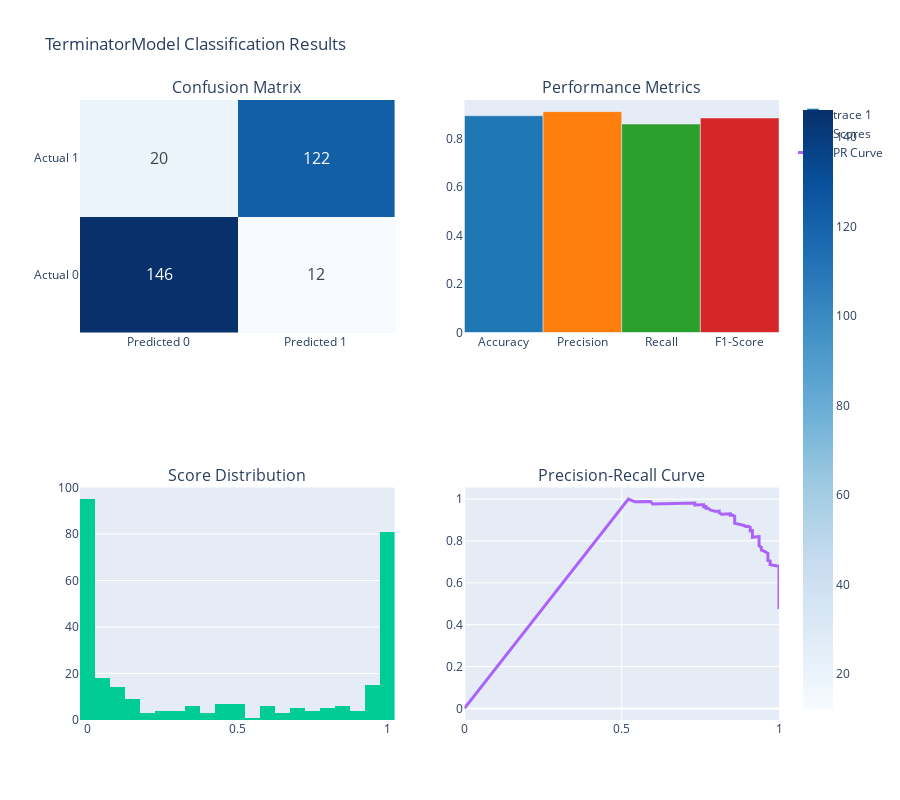

The notebook cell this image was saved under:
### Code cell
# Classification visualizations
print("📊 Creating classification visualizations...")

fig_cls = KerasFactoryPlotter.create_comprehensive_plot(
    'classification',
    y_true=y_test_cls,
    y_pred=y_pred_cls,
    y_scores=y_pred_proba_cls,
    title="TerminatorModel Classification Results"
)
fig_cls.show()
print("✅ Classification visualizations created!")

### Figure 1 — Plotly figure (JSON) as saved in the notebook; plotly's stock layout.template omitted (floating-point values rounded to 4 significant figures; data arrays with more than 128 entries replaced by an {"elided": "..."} marker saying what was removed)
{"data": [{"colorscale": [[0, "rgb(247,251,255)"], [0.125, "rgb(222,235,247)"], [0.25, "rgb(198,219,239)"], [0.375, "rgb(158,202,225)"], [0.5, "rgb(107,174,214)"], [0.625, "rgb(66,146,198)"], [0.75, "rgb(33,113,181)"], [0.875, "rgb(8,81,156)"], [1, "rgb(8,48,107)"]], "text": [[146, 12], [20, 122]], "textfont": {"size": 16}, "texttemplate": "%{text}", "type": "heatmap", "x": ["Predicted 0", "Predicted 1"], "xaxis": "x", "y": ["Actual 0", "Actual 1"], "yaxis": "y", "z": [[146, 12], [20, 122]]}, {"marker": {"color": ["#1f77b4", "#ff7f0e", "#2ca02c", "#d62728"]}, "type": "bar", "x": ["Accuracy", "Precision", "Recall", "F1-Score"], "xaxis": "x2", "y": [0.8933, 0.9104, 0.8592, 0.8841], "yaxis": "y2"}, {"name": "Scores", "nbinsx": 30, "type": "histogram", "x": {"elided": "300 float values"}, "xaxis": "x3", "yaxis": "y3"}, {"line": {"width": 3}, "mode": "lines", "name": "PR Curve", "type": "scatter", "x": [1, 1, 1, 0.9718, 0.9718, 0.9648, 0.9648, 0.9648, 0.9648, 0.9577, 0.9437, 0.9437, 0.9437, 0.9366, 0.9366, 0.9366, 0.9366, 0.9366, 0.9366, 0.9366, 0.9366, 0.9366, 0.9296, 0.9296, 0.9155, 0.9155, 0.9155, 0.9155, 0.9155, 0.9155, 0.9155, 0.9155, 0.9155, 0.9085, 0.9085, 0.9085, 0.9085, 0.9014, 0.8944, 0.8873, 0.8873, 0.8873, 0.8873, 0.8732, 0.8662, 0.8662, 0.8592, 0.8592, 0.8592, 0.8592, 0.8592, 0.8521, 0.8451, 0.8451, 0.8451, 0.8451, 0.8451, 0.8451, 0.831, 0.831, 0.8169, 0.8169, 0.8099, 0.8099, 0.8099, 0.8099, 0.8028, 0.7958, 0.7817, 0.7817, 0.7817, 0.7746, 0.7746, 0.7676, 0.7676, 0.7606, 0.7606, 0.7535, 0.7465, 0.7465, 0.7394, 0.7324, 0.7324, 0.7254, 0.6972, 0.6972, 0.6901, 0.6901, 0.6831, 0.669, 0.662, 0.662, 0.662, 0.6408, 0.6268, 0.5986, 0.5915, 0.5423, 0.5211, 0], "xaxis": "x4", "y": [0.4749, 0.6514, 0.6794, 0.6866, 0.7041, 0.7062, 0.7287, 0.7326, 0.7405, 0.7473, 0.7571, 0.7614, 0.7701, 0.7778, 0.7917, 0.7964, 0.8012, 0.8061, 0.816, 0.816, 0.816, 0.821, 0.8199, 0.8199, 0.8176, 0.8176, 0.8228, 0.8228, 0.8333, 0.8497, 0.8497, 0.8497, 0.8497, 0.8487, 0.8487, 0.86, 0.8658, 0.8707, 0.8699, 0.875, 0.875, 0.875, 0.875, 0.8794, 0.8786, 0.8786, 0.8841, 0.8905, 0.9037, 0.9037, 0.9173, 0.9237, 0.9231, 0.9231, 0.9231, 0.9231, 0.9302, 0.9302, 0.9291, 0.9291, 0.928, 0.928, 0.935, 0.935, 0.9426, 0.9426, 0.9421, 0.9417, 0.9487, 0.9487, 0.9487, 0.9565, 0.9565, 0.9561, 0.9646, 0.9643, 0.973, 0.9727, 0.9725, 0.9725, 0.9722, 0.972, 0.9811, 0.981, 0.9802, 0.9802, 0.98, 0.98, 0.9798, 0.9794, 0.9792, 0.9792, 0.9792, 0.9785, 0.978, 0.977, 0.9882, 0.9872, 1, 0], "yaxis": "y4"}], "layout": {"annotations": [{"font": {"size": 16}, "showarrow": false, "text": "Confusion Matrix", "x": 0.225, "xanchor": "center", "xref": "paper", "y": 1, "yanchor": "bottom", "yref": "paper"}, {"font": {"size": 16}, "showarrow": false, "text": "Performance Metrics", "x": 0.775, "xanchor": "center", "xref": "paper", "y": 1, "yanchor": "bottom", "yref": "paper"}, {"font": {"size": 16}, "showarrow": false, "text": "Score Distribution", "x": 0.225, "xanchor": "center", "xref": "paper", "y": 0.375, "yanchor": "bottom", "yref": "paper"}, {"font": {"size": 16}, "showarrow": false, "text": "Precision-Recall Curve", "x": 0.775, "xanchor": "center", "xref": "paper", "y": 0.375, "yanchor": "bottom", "yref": "paper"}], "height": 800, "showlegend": true, "title": {"text": "TerminatorModel Classification Results"}, "xaxis": {"anchor": "y", "domain": [0, 0.45]}, "xaxis2": {"anchor": "y2", "domain": [0.55, 1]}, "xaxis3": {"anchor": "y3", "domain": [0, 0.45]}, "xaxis4": {"anchor": "y4", "domain": [0.55, 1]}, "yaxis": {"anchor": "x", "domain": [0.625, 1]}, "yaxis2": {"anchor": "x2", "domain": [0.625, 1]}, "yaxis3": {"anchor": "x3", "domain": [0, 0.375]}, "yaxis4": {"anchor": "x4", "domain": [0, 0.375]}}}
